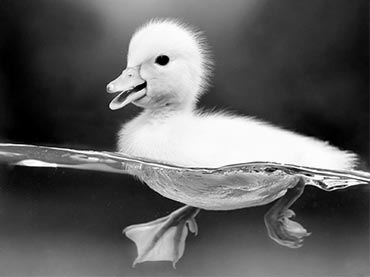
#> input picture duck_gs.png, 370 x 277 px
$ python laplacian.py   (Python 2 division)
#> lines starting #> are read from the running program, lines starting #| are printed output that depends on the picture; long printed decimals are rounded
import numpy as np
import cv2

def pad(img_org,img_pad):
	#img_pad = np.zeros((img_org.shape[0]+2,img_org.shape[1]+2), dtype=np.uint8)
	for i in range(1,img_org.shape[0]+1):
		for j in range(1,img_org.shape[1]+1):
			img_pad[i][j] = img_org[i-1][j-1]

def blur(img,img_pad,gauss):
	for i in range(1,img.shape[0]+1):
                for j in range(1,img.shape[1]+1):
			img[i-1][j-1] = 0
                        for k in range(0,3):
				for l in range(0,3):
					img[i-1][j-1] = img[i-1][j-1] + (gauss[k][l]*img_pad[i-1+k][j-1+l])

def downscale(img_cp,img):
	#img = np.reshape(img, (img_cp.shape[0]/2,img_cp.shape[1]/2))
	for i in xrange(0,img_cp.shape[0]-1,2):
		for j in xrange(0,img_cp.shape[1]-1,2):
			#print str(i) + '  ' + str(j)
			#print img.shape
			#print img_cp.shape
			img[i/2][j/2] = img_cp[i][j]

def upscale(A, img_up):
	for i in range(0,(A.shape[0]*2)):
		for j in range(0,(A.shape[1]*2)):
			img_up[i][j] = A[i/2][j/2]

list = []
list2 = []
gauss = np.array((0.0625,0.125,0.0625,0.125,0.25,0.125,0.0625,0.125,0.0625))
gauss = np.reshape(gauss, (3,3))
#print gauss
img_org = cv2.imread('duck_gs.png',cv2.IMREAD_GRAYSCALE)
#> img_org is the input picture: shape (277, 370); min 0, max 255, mean 96.4
img = np.copy(img_org)
img = img.astype(np.float32)
for i in range(0,6):
	img_pad = np.zeros((img.shape[0]+2,img.shape[1]+2), dtype=np.float32)
	pad(img,img_pad)
	img_o = np.copy(img)
	#print img_pad
	blur(img,img_pad,gauss)
	A = img_o
	B = img
	if img_o.shape[0]<img.shape[0]:
		B = img[0:img.shape[0]-1,:]
	if img.shape[0]<img_o.shape[0]:
		A = img_o[0:img_o.shape[0]-1,:]
	if img_o.shape[1]<img.shape[1]:
		B = B[:,0:img.shape[1]-1]
	if img.shape[1]<img_o.shape[1]:
		A = A[:,0,img_o.shape[1]-1]
	#print img
	#list.append(B)
	img_f = img.astype(np.uint8)
        cv2.imwrite('gaus_'+str(i)+'.png', img_f)
	list2.append(A-B)
	img_g = list2[i].astype(np.uint8)
	cv2.imwrite('lapl_'+str(i)+'.png', img_g)
	img_cp = np.copy(img)
	img = np.zeros((img_cp.shape[0]/2,img_cp.shape[1]/2), dtype=np.float32)
	downscale(img_cp,img)
	list.append(img)
#> this loop made 6 passes
#> pass 1, `B = img`:
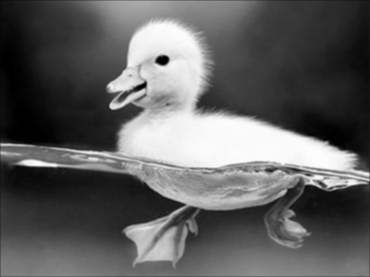
#> B: shape (277, 370) float32; min 0, max 255, mean 96.1
#> pass 1, `img_g = list2[i].astype(np.uint8)`:
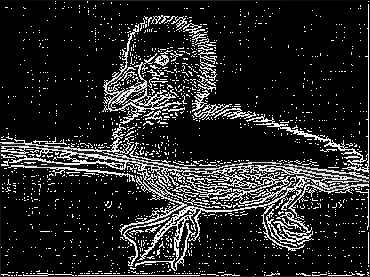
#> img_g: shape (277, 370); min 0, max 255, mean 37.2
#> pass 2, `cv2.imwrite('gaus_'+str(i)+'.png', img_f)`:
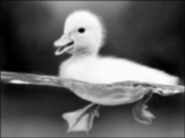
#> saved as gaus_1.png: shape (138, 185); min 0, max 252, mean 95
#> after the loop, list = 6 items; list2 = 6 items

for i in range(0,5):
	img_up = np.zeros((list[4-i].shape[0]*2,list[4-i].shape[1]*2), dtype=np.float32)
	upscale(list[4-i],img_up)
	A = img_up
        B = list2[4-i]
        if A.shape[0]<B.shape[0]:
                B = B[0:B.shape[0]-1,:]
        if B.shape[0]<A.shape[0]:
                A = A[0:A.shape[0]-1,:]
        if A.shape[1]<B.shape[1]:
                B = B[:,0:B.shape[1]-1]
        if B.shape[1]<A.shape[1]:
                A = A[:,0,A.shape[1]-1]
	img_r = A + B
	img_r = img_r.astype(np.uint8)
	cv2.imwrite('lt_recon_'+str(4-i)+'.png', img_r)
#> this loop made 5 passes
#> pass 2, `B = list2[4-i]`:
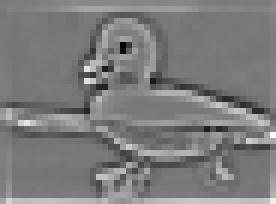
#> B: shape (34, 46) float32 (shown 6 times larger); min -55.6, max 61.76, mean 1.6; drawn with min black and max white
#> pass 2, `img_r = A + B`:
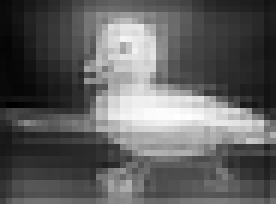
#> img_r: shape (34, 46) float32 (shown 6 times larger); min -3.47, max 246.8, mean 90.6; drawn with min black and max white
#> pass 3, `B = list2[4-i]`:
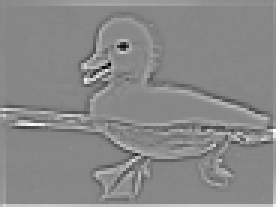
#> B: shape (69, 92) float32 (shown 3 times larger); min -70.53, max 62.48, mean 0.8; drawn with min black and max white
#> after the loop:
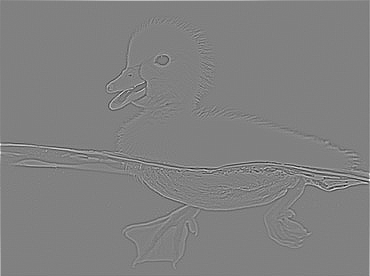
#> B: shape (276, 370) float32; min -91.5, max 89.38, mean 0.1; drawn with min black and max white

rl = 0.0
re = 0.0
for i in range(0, list2[0].shape[0]):
	for j in range(0, list2[0].shape[1]):
		re = re + (img_org[i][j] - list2[0][i][j])**2
	rl = rl + (re/list2[0].size)
	re = 0
#> after the loop, rl = 14684.9

print 'MSE: '+str(rl)
#| MSE: 14684.874
